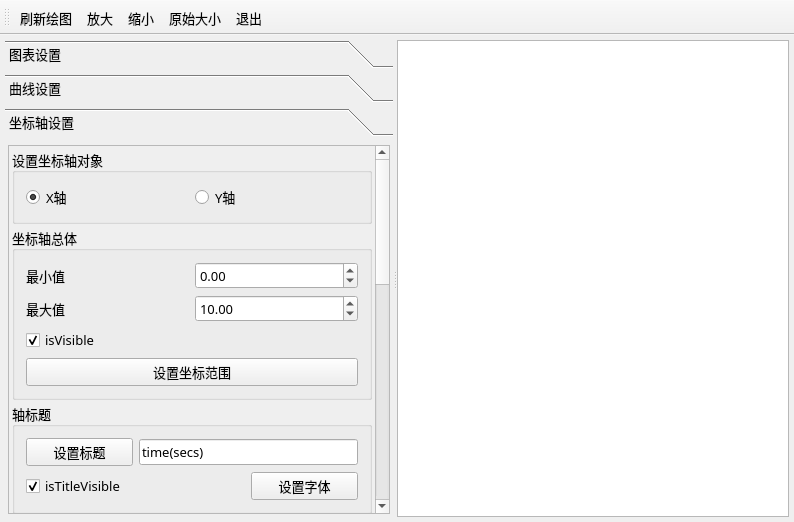
<?xml version="1.0" encoding="UTF-8"?>
<ui version="4.0">
 <class>MainWindow</class>
 <widget class="QMainWindow" name="MainWindow">
  <property name="geometry">
   <rect>
    <x>0</x>
    <y>0</y>
    <width>794</width>
    <height>522</height>
   </rect>
  </property>
  <property name="font">
   <font>
    <family>宋体</family>
    <pointsize>10</pointsize>
   </font>
  </property>
  <property name="windowTitle">
   <string>QChart绘图详细功能</string>
  </property>
  <widget class="QWidget" name="centralWidget">
   <layout class="QHBoxLayout" name="horizontalLayout">
    <property name="spacing">
     <number>5</number>
    </property>
    <property name="leftMargin">
     <number>5</number>
    </property>
    <property name="topMargin">
     <number>5</number>
    </property>
    <property name="rightMargin">
     <number>5</number>
    </property>
    <property name="bottomMargin">
     <number>5</number>
    </property>
    <item>
     <widget class="QSplitter" name="splitter">
      <property name="orientation">
       <enum>Qt::Horizontal</enum>
      </property>
      <widget class="QToolBox" name="toolBox">
       <property name="minimumSize">
        <size>
         <width>260</width>
         <height>0</height>
        </size>
       </property>
       <property name="maximumSize">
        <size>
         <width>400</width>
         <height>16777215</height>
        </size>
       </property>
       <property name="frameShape">
        <enum>QFrame::NoFrame</enum>
       </property>
       <property name="currentIndex">
        <number>2</number>
       </property>
       <widget class="QWidget" name="page">
        <property name="geometry">
         <rect>
          <x>0</x>
          <y>0</y>
          <width>400</width>
          <height>388</height>
         </rect>
        </property>
        <attribute name="icon">
         <iconset resource="res.qrc">
          <normaloff>:/images/images/3.ico</normaloff>:/images/images/3.ico</iconset>
        </attribute>
        <attribute name="label">
         <string>图表设置</string>
        </attribute>
        <layout class="QVBoxLayout" name="verticalLayout_5">
         <property name="spacing">
          <number>3</number>
         </property>
         <property name="leftMargin">
          <number>3</number>
         </property>
         <property name="topMargin">
          <number>3</number>
         </property>
         <property name="rightMargin">
          <number>3</number>
         </property>
         <property name="bottomMargin">
          <number>3</number>
         </property>
         <item>
          <widget class="QScrollArea" name="scrollArea_2">
           <property name="widgetResizable">
            <bool>true</bool>
           </property>
           <widget class="QWidget" name="scrollAreaWidgetContents_2">
            <property name="geometry">
             <rect>
              <x>0</x>
              <y>0</y>
              <width>375</width>
              <height>485</height>
             </rect>
            </property>
            <layout class="QVBoxLayout" name="verticalLayout_4">
             <item>
              <widget class="QGroupBox" name="groupBox">
               <property name="title">
                <string>标题</string>
               </property>
               <layout class="QGridLayout" name="gridLayout_2">
                <item row="0" column="0">
                 <widget class="QLineEdit" name="editTitle"/>
                </item>
                <item row="0" column="1">
                 <widget class="QPushButton" name="btnSetTitle">
                  <property name="toolTip">
                   <string>设置标题文字</string>
                  </property>
                  <property name="text">
                   <string>设置</string>
                  </property>
                 </widget>
                </item>
                <item row="1" column="0" colspan="2">
                 <widget class="QPushButton" name="btnSetTitleFont">
                  <property name="text">
                   <string>设置标题字体</string>
                  </property>
                 </widget>
                </item>
               </layout>
              </widget>
             </item>
             <item>
              <widget class="QGroupBox" name="groupBox_4">
               <property name="title">
                <string>图例</string>
               </property>
               <layout class="QGridLayout" name="gridLayout_9">
                <item row="0" column="0">
                 <widget class="QRadioButton" name="radioButton">
                  <property name="text">
                   <string>上方</string>
                  </property>
                  <property name="checked">
                   <bool>true</bool>
                  </property>
                 </widget>
                </item>
                <item row="0" column="1">
                 <widget class="QRadioButton" name="radioButton_2">
                  <property name="text">
                   <string>下方</string>
                  </property>
                 </widget>
                </item>
                <item row="1" column="0">
                 <widget class="QRadioButton" name="radioButton_3">
                  <property name="text">
                   <string>左侧</string>
                  </property>
                 </widget>
                </item>
                <item row="1" column="1">
                 <widget class="QRadioButton" name="radioButton_4">
                  <property name="text">
                   <string>右侧</string>
                  </property>
                 </widget>
                </item>
                <item row="2" column="0">
                 <widget class="QCheckBox" name="chkLegendVisible">
                  <property name="text">
                   <string>图例可见</string>
                  </property>
                  <property name="checked">
                   <bool>true</bool>
                  </property>
                 </widget>
                </item>
                <item row="2" column="1">
                 <widget class="QCheckBox" name="chkBoxLegendBackground">
                  <property name="text">
                   <string>背景可见</string>
                  </property>
                 </widget>
                </item>
                <item row="3" column="0">
                 <widget class="QPushButton" name="btnLegendFont">
                  <property name="text">
                   <string>字体</string>
                  </property>
                 </widget>
                </item>
                <item row="3" column="1">
                 <widget class="QPushButton" name="btnLegendlabelColor">
                  <property name="text">
                   <string>标签颜色</string>
                  </property>
                 </widget>
                </item>
               </layout>
              </widget>
             </item>
             <item>
              <widget class="QGroupBox" name="groupBox_2">
               <property name="title">
                <string>边距</string>
               </property>
               <layout class="QGridLayout" name="gridLayout">
                <item row="0" column="0">
                 <widget class="QLabel" name="label">
                  <property name="text">
                   <string>左边距</string>
                  </property>
                  <property name="alignment">
                   <set>Qt::AlignCenter</set>
                  </property>
                 </widget>
                </item>
                <item row="0" column="1">
                 <widget class="QSpinBox" name="spinMarginLeft">
                  <property name="minimum">
                   <number>10</number>
                  </property>
                  <property name="maximum">
                   <number>500</number>
                  </property>
                 </widget>
                </item>
                <item row="1" column="0">
                 <widget class="QLabel" name="label_2">
                  <property name="text">
                   <string>右边距</string>
                  </property>
                  <property name="alignment">
                   <set>Qt::AlignCenter</set>
                  </property>
                 </widget>
                </item>
                <item row="1" column="1">
                 <widget class="QSpinBox" name="spinMarginRight">
                  <property name="minimum">
                   <number>10</number>
                  </property>
                  <property name="maximum">
                   <number>500</number>
                  </property>
                 </widget>
                </item>
                <item row="2" column="0">
                 <widget class="QLabel" name="label_3">
                  <property name="text">
                   <string>上边距</string>
                  </property>
                  <property name="alignment">
                   <set>Qt::AlignCenter</set>
                  </property>
                 </widget>
                </item>
                <item row="2" column="1">
                 <widget class="QSpinBox" name="spinMarginTop">
                  <property name="minimum">
                   <number>10</number>
                  </property>
                  <property name="maximum">
                   <number>500</number>
                  </property>
                 </widget>
                </item>
                <item row="3" column="0">
                 <widget class="QLabel" name="label_4">
                  <property name="text">
                   <string>下边距</string>
                  </property>
                  <property name="alignment">
                   <set>Qt::AlignCenter</set>
                  </property>
                 </widget>
                </item>
                <item row="3" column="1">
                 <widget class="QSpinBox" name="spinMarginBottom">
                  <property name="minimum">
                   <number>10</number>
                  </property>
                  <property name="maximum">
                   <number>500</number>
                  </property>
                 </widget>
                </item>
                <item row="4" column="0" colspan="2">
                 <widget class="QPushButton" name="btnSetMargin">
                  <property name="text">
                   <string>设置边距</string>
                  </property>
                 </widget>
                </item>
               </layout>
              </widget>
             </item>
             <item>
              <widget class="QGroupBox" name="groupBox_15">
               <property name="title">
                <string>动画效果</string>
               </property>
               <layout class="QGridLayout" name="gridLayout_10">
                <item row="0" column="0">
                 <widget class="QLabel" name="label_6">
                  <property name="text">
                   <string>动画效果</string>
                  </property>
                  <property name="alignment">
                   <set>Qt::AlignCenter</set>
                  </property>
                 </widget>
                </item>
                <item row="0" column="1">
                 <widget class="QComboBox" name="cBoxAnimation">
                  <item>
                   <property name="text">
                    <string>NoAnimation</string>
                   </property>
                  </item>
                  <item>
                   <property name="text">
                    <string>GridAxisAnimations</string>
                   </property>
                  </item>
                  <item>
                   <property name="text">
                    <string>SeriesAnimations</string>
                   </property>
                  </item>
                  <item>
                   <property name="text">
                    <string>AllAnimations</string>
                   </property>
                  </item>
                 </widget>
                </item>
                <item row="1" column="0">
                 <widget class="QLabel" name="label_8">
                  <property name="text">
                   <string>主  题</string>
                  </property>
                  <property name="alignment">
                   <set>Qt::AlignCenter</set>
                  </property>
                 </widget>
                </item>
                <item row="1" column="1">
                 <widget class="QComboBox" name="cBoxTheme">
                  <item>
                   <property name="text">
                    <string>Light</string>
                   </property>
                  </item>
                  <item>
                   <property name="text">
                    <string>BlueCerulean</string>
                   </property>
                  </item>
                  <item>
                   <property name="text">
                    <string>Dark</string>
                   </property>
                  </item>
                  <item>
                   <property name="text">
                    <string>BrownSand</string>
                   </property>
                  </item>
                  <item>
                   <property name="text">
                    <string>BlueNcs</string>
                   </property>
                  </item>
                  <item>
                   <property name="text">
                    <string>HighContrast</string>
                   </property>
                  </item>
                  <item>
                   <property name="text">
                    <string>BlueIcy</string>
                   </property>
                  </item>
                  <item>
                   <property name="text">
                    <string>Qt</string>
                   </property>
                  </item>
                 </widget>
                </item>
               </layout>
              </widget>
             </item>
            </layout>
           </widget>
          </widget>
         </item>
        </layout>
       </widget>
       <widget class="QWidget" name="page_2">
        <property name="geometry">
         <rect>
          <x>0</x>
          <y>0</y>
          <width>400</width>
          <height>388</height>
         </rect>
        </property>
        <attribute name="icon">
         <iconset resource="res.qrc">
          <normaloff>:/images/images/dis3.ico</normaloff>:/images/images/dis3.ico</iconset>
        </attribute>
        <attribute name="label">
         <string>曲线设置</string>
        </attribute>
        <layout class="QVBoxLayout" name="verticalLayout_10">
         <property name="spacing">
          <number>3</number>
         </property>
         <property name="leftMargin">
          <number>3</number>
         </property>
         <property name="topMargin">
          <number>3</number>
         </property>
         <property name="rightMargin">
          <number>3</number>
         </property>
         <property name="bottomMargin">
          <number>3</number>
         </property>
         <item>
          <widget class="QScrollArea" name="scrollArea_3">
           <property name="widgetResizable">
            <bool>true</bool>
           </property>
           <widget class="QWidget" name="scrollAreaWidgetContents_3">
            <property name="geometry">
             <rect>
              <x>0</x>
              <y>0</y>
              <width>375</width>
              <height>400</height>
             </rect>
            </property>
            <layout class="QVBoxLayout" name="verticalLayout_9">
             <item>
              <widget class="QGroupBox" name="groupBox_12">
               <property name="maximumSize">
                <size>
                 <width>16777215</width>
                 <height>60</height>
                </size>
               </property>
               <property name="title">
                <string>选择操作序列</string>
               </property>
               <layout class="QHBoxLayout" name="horizontalLayout_3">
                <item>
                 <widget class="QRadioButton" name="radioSeries0">
                  <property name="text">
                   <string>Sin曲线</string>
                  </property>
                  <property name="checked">
                   <bool>true</bool>
                  </property>
                 </widget>
                </item>
                <item>
                 <widget class="QRadioButton" name="radioSeries1">
                  <property name="text">
                   <string>Cos曲线</string>
                  </property>
                 </widget>
                </item>
               </layout>
              </widget>
             </item>
             <item>
              <widget class="QGroupBox" name="groupBox_13">
               <property name="title">
                <string>曲线外观</string>
               </property>
               <layout class="QGridLayout" name="gridLayout_3">
                <item row="0" column="0">
                 <widget class="QPushButton" name="btnSeriesName">
                  <property name="text">
                   <string>序列名称</string>
                  </property>
                 </widget>
                </item>
                <item row="0" column="1">
                 <widget class="QLineEdit" name="editSeriesName">
                  <property name="text">
                   <string>Sin曲线</string>
                  </property>
                 </widget>
                </item>
                <item row="1" column="0">
                 <widget class="QCheckBox" name="chkSeriesVisible">
                  <property name="text">
                   <string>序列可见</string>
                  </property>
                  <property name="checked">
                   <bool>true</bool>
                  </property>
                 </widget>
                </item>
                <item row="1" column="1">
                 <widget class="QCheckBox" name="chkPointVisible">
                  <property name="text">
                   <string>数据点可见</string>
                  </property>
                 </widget>
                </item>
                <item row="2" column="0">
                 <widget class="QPushButton" name="btnSeriesColor">
                  <property name="text">
                   <string>曲线颜色</string>
                  </property>
                 </widget>
                </item>
                <item row="2" column="1">
                 <widget class="QPushButton" name="btnSeriesPen">
                  <property name="text">
                   <string>曲线Pen</string>
                  </property>
                 </widget>
                </item>
                <item row="3" column="0">
                 <widget class="QLabel" name="label_5">
                  <property name="text">
                   <string>透明度</string>
                  </property>
                  <property name="alignment">
                   <set>Qt::AlignCenter</set>
                  </property>
                 </widget>
                </item>
                <item row="3" column="1">
                 <widget class="QSlider" name="sliderSeriesOpacity">
                  <property name="maximum">
                   <number>10</number>
                  </property>
                  <property name="pageStep">
                   <number>2</number>
                  </property>
                  <property name="value">
                   <number>10</number>
                  </property>
                  <property name="orientation">
                   <enum>Qt::Horizontal</enum>
                  </property>
                 </widget>
                </item>
               </layout>
              </widget>
             </item>
             <item>
              <widget class="QGroupBox" name="groupBox_3">
               <property name="title">
                <string>数据点标签</string>
               </property>
               <layout class="QVBoxLayout" name="verticalLayout_7">
                <item>
                 <widget class="QCheckBox" name="chkPointLabelVisible">
                  <property name="text">
                   <string>数据点标签可见</string>
                  </property>
                 </widget>
                </item>
                <item>
                 <widget class="QPushButton" name="btnSeriesLabColor">
                  <property name="text">
                   <string>标签颜色</string>
                  </property>
                 </widget>
                </item>
                <item>
                 <widget class="QPushButton" name="btnSeriesLabFont">
                  <property name="text">
                   <string>标签字体</string>
                  </property>
                 </widget>
                </item>
                <item>
                 <widget class="QGroupBox" name="groupBox_14">
                  <property name="title">
                   <string>标签格式</string>
                  </property>
                  <layout class="QVBoxLayout" name="verticalLayout_6">
                   <item>
                    <widget class="QRadioButton" name="radioSeriesLabFormat0">
                     <property name="text">
                      <string>@yPoint</string>
                     </property>
                     <property name="checked">
                      <bool>true</bool>
                     </property>
                    </widget>
                   </item>
                   <item>
                    <widget class="QRadioButton" name="radioSeriesLabFormat1">
                     <property name="text">
                      <string>(@xPoint, @yPoint)</string>
                     </property>
                    </widget>
                   </item>
                  </layout>
                 </widget>
                </item>
               </layout>
              </widget>
             </item>
            </layout>
           </widget>
          </widget>
         </item>
        </layout>
       </widget>
       <widget class="QWidget" name="page_3">
        <property name="geometry">
         <rect>
          <x>0</x>
          <y>0</y>
          <width>400</width>
          <height>388</height>
         </rect>
        </property>
        <attribute name="icon">
         <iconset resource="res.qrc">
          <normaloff>:/images/images/39.ico</normaloff>:/images/images/39.ico</iconset>
        </attribute>
        <attribute name="label">
         <string>坐标轴设置</string>
        </attribute>
        <layout class="QVBoxLayout" name="verticalLayout_3">
         <property name="spacing">
          <number>3</number>
         </property>
         <property name="leftMargin">
          <number>3</number>
         </property>
         <property name="topMargin">
          <number>3</number>
         </property>
         <property name="rightMargin">
          <number>3</number>
         </property>
         <property name="bottomMargin">
          <number>3</number>
         </property>
         <item>
          <widget class="QScrollArea" name="scrollArea">
           <property name="verticalScrollBarPolicy">
            <enum>Qt::ScrollBarAsNeeded</enum>
           </property>
           <property name="widgetResizable">
            <bool>true</bool>
           </property>
           <widget class="QWidget" name="scrollAreaWidgetContents">
            <property name="geometry">
             <rect>
              <x>0</x>
              <y>-149</y>
              <width>375</width>
              <height>774</height>
             </rect>
            </property>
            <layout class="QVBoxLayout" name="verticalLayout_2">
             <property name="spacing">
              <number>3</number>
             </property>
             <property name="leftMargin">
              <number>3</number>
             </property>
             <property name="topMargin">
              <number>3</number>
             </property>
             <property name="rightMargin">
              <number>3</number>
             </property>
             <property name="bottomMargin">
              <number>3</number>
             </property>
             <item>
              <widget class="QGroupBox" name="groupBox_7">
               <property name="title">
                <string>设置坐标轴对象</string>
               </property>
               <layout class="QHBoxLayout" name="horizontalLayout_2">
                <item>
                 <widget class="QRadioButton" name="radioX">
                  <property name="text">
                   <string>X轴</string>
                  </property>
                  <property name="checked">
                   <bool>true</bool>
                  </property>
                 </widget>
                </item>
                <item>
                 <widget class="QRadioButton" name="radioY">
                  <property name="text">
                   <string>Y轴</string>
                  </property>
                  <property name="checked">
                   <bool>false</bool>
                  </property>
                 </widget>
                </item>
               </layout>
              </widget>
             </item>
             <item>
              <widget class="QGroupBox" name="groupBox_8">
               <property name="title">
                <string>坐标轴总体</string>
               </property>
               <layout class="QGridLayout" name="gridLayout_4">
                <item row="0" column="0">
                 <widget class="QLabel" name="label_7">
                  <property name="text">
                   <string>最小值</string>
                  </property>
                 </widget>
                </item>
                <item row="0" column="1">
                 <widget class="QDoubleSpinBox" name="spinAxisMin">
                  <property name="minimum">
                   <double>-1000.000000000000000</double>
                  </property>
                  <property name="maximum">
                   <double>1000.000000000000000</double>
                  </property>
                 </widget>
                </item>
                <item row="1" column="0">
                 <widget class="QLabel" name="label_11">
                  <property name="text">
                   <string>最大值</string>
                  </property>
                 </widget>
                </item>
                <item row="1" column="1">
                 <widget class="QDoubleSpinBox" name="spinAxisMax">
                  <property name="minimum">
                   <double>-1000.000000000000000</double>
                  </property>
                  <property name="maximum">
                   <double>1000.000000000000000</double>
                  </property>
                  <property name="value">
                   <double>10.000000000000000</double>
                  </property>
                 </widget>
                </item>
                <item row="2" column="0" colspan="2">
                 <widget class="QCheckBox" name="chkBoxVisible">
                  <property name="text">
                   <string>isVisible</string>
                  </property>
                  <property name="checked">
                   <bool>true</bool>
                  </property>
                 </widget>
                </item>
                <item row="3" column="0" colspan="2">
                 <widget class="QPushButton" name="btnSetAxisRange">
                  <property name="text">
                   <string>设置坐标范围</string>
                  </property>
                 </widget>
                </item>
               </layout>
              </widget>
             </item>
             <item>
              <widget class="QGroupBox" name="groupBox_6">
               <property name="title">
                <string>轴标题</string>
               </property>
               <layout class="QGridLayout" name="gridLayout_6">
                <item row="0" column="1" colspan="2">
                 <widget class="QLineEdit" name="editAxisTitle">
                  <property name="text">
                   <string>time(secs)</string>
                  </property>
                 </widget>
                </item>
                <item row="1" column="2">
                 <widget class="QPushButton" name="btnAxisSetTitleFont">
                  <property name="text">
                   <string>设置字体</string>
                  </property>
                 </widget>
                </item>
                <item row="0" column="0">
                 <widget class="QPushButton" name="btnAxisSetTitle">
                  <property name="text">
                   <string>设置标题</string>
                  </property>
                 </widget>
                </item>
                <item row="1" column="0" colspan="2">
                 <widget class="QCheckBox" name="chkBoxAxisTitle">
                  <property name="text">
                   <string>isTitleVisible</string>
                  </property>
                  <property name="checked">
                   <bool>true</bool>
                  </property>
                 </widget>
                </item>
               </layout>
              </widget>
             </item>
             <item>
              <widget class="QGroupBox" name="groupBox_10">
               <property name="title">
                <string>轴刻度标签</string>
               </property>
               <layout class="QGridLayout" name="gridLayout_7">
                <item row="0" column="0">
                 <widget class="QPushButton" name="pushButton">
                  <property name="text">
                   <string>标签格式</string>
                  </property>
                 </widget>
                </item>
                <item row="0" column="1">
                 <widget class="QLineEdit" name="editAxisLabelFormat">
                  <property name="text">
                   <string>%.1f</string>
                  </property>
                 </widget>
                </item>
                <item row="1" column="0">
                 <widget class="QPushButton" name="btnAxisLabelColor">
                  <property name="text">
                   <string>文字颜色</string>
                  </property>
                 </widget>
                </item>
                <item row="1" column="1">
                 <widget class="QPushButton" name="btnAxisLabelFont">
                  <property name="text">
                   <string>设置字体</string>
                  </property>
                 </widget>
                </item>
                <item row="2" column="0" colspan="2">
                 <widget class="QCheckBox" name="chkBoxLabelsVisible">
                  <property name="text">
                   <string>labelsVisible</string>
                  </property>
                  <property name="checked">
                   <bool>true</bool>
                  </property>
                 </widget>
                </item>
               </layout>
              </widget>
             </item>
             <item>
              <widget class="QGroupBox" name="groupBox_11">
               <property name="title">
                <string>GridLine</string>
               </property>
               <layout class="QVBoxLayout" name="verticalLayout">
                <item>
                 <widget class="QCheckBox" name="chkGridLineVisible">
                  <property name="text">
                   <string>isGridLineVisible</string>
                  </property>
                  <property name="checked">
                   <bool>true</bool>
                  </property>
                 </widget>
                </item>
                <item>
                 <widget class="QPushButton" name="btnGridLineColor">
                  <property name="text">
                   <string>gridLineColor</string>
                  </property>
                 </widget>
                </item>
                <item>
                 <widget class="QPushButton" name="pushButton_10">
                  <property name="text">
                   <string>gridLinePen</string>
                  </property>
                 </widget>
                </item>
               </layout>
              </widget>
             </item>
             <item>
              <widget class="QGroupBox" name="groupBox_9">
               <property name="title">
                <string>Axis and Ticks</string>
               </property>
               <layout class="QGridLayout" name="gridLayout_5">
                <item row="3" column="0" colspan="2">
                 <widget class="QPushButton" name="btnAxisLinePenColor">
                  <property name="text">
                   <string>linePenColor</string>
                  </property>
                 </widget>
                </item>
                <item row="0" column="1">
                 <widget class="QSpinBox" name="spinTickCount">
                  <property name="minimum">
                   <number>1</number>
                  </property>
                  <property name="maximum">
                   <number>1000</number>
                  </property>
                  <property name="value">
                   <number>10</number>
                  </property>
                 </widget>
                </item>
                <item row="1" column="0" colspan="2">
                 <widget class="QCheckBox" name="chkAxisLineVisible">
                  <property name="text">
                   <string>isLineVisible</string>
                  </property>
                  <property name="checked">
                   <bool>true</bool>
                  </property>
                 </widget>
                </item>
                <item row="0" column="0">
                 <widget class="QLabel" name="label_9">
                  <property name="text">
                   <string>Tick个数</string>
                  </property>
                  <property name="alignment">
                   <set>Qt::AlignCenter</set>
                  </property>
                 </widget>
                </item>
                <item row="2" column="0" colspan="2">
                 <widget class="QPushButton" name="btnAxisLinePen">
                  <property name="text">
                   <string>linePen</string>
                  </property>
                 </widget>
                </item>
               </layout>
              </widget>
             </item>
             <item>
              <widget class="QGroupBox" name="groupBox_5">
               <property name="title">
                <string>MinorTick</string>
               </property>
               <layout class="QGridLayout" name="gridLayout_8">
                <item row="0" column="0">
                 <widget class="QLabel" name="label_10">
                  <property name="text">
                   <string>MinorTick个数</string>
                  </property>
                  <property name="alignment">
                   <set>Qt::AlignCenter</set>
                  </property>
                 </widget>
                </item>
                <item row="0" column="1">
                 <widget class="QSpinBox" name="spinMinorTickCount">
                  <property name="value">
                   <number>4</number>
                  </property>
                 </widget>
                </item>
                <item row="1" column="0" colspan="2">
                 <widget class="QCheckBox" name="chkMinorTickVisible">
                  <property name="text">
                   <string>isMinorGridLineVisible</string>
                  </property>
                 </widget>
                </item>
                <item row="2" column="0" colspan="2">
                 <widget class="QPushButton" name="btnMinorColor">
                  <property name="text">
                   <string>minorGridLineColor</string>
                  </property>
                 </widget>
                </item>
                <item row="3" column="0" colspan="2">
                 <widget class="QPushButton" name="btnMinorPen">
                  <property name="text">
                   <string>minorGridLinePen</string>
                  </property>
                 </widget>
                </item>
               </layout>
              </widget>
             </item>
            </layout>
           </widget>
          </widget>
         </item>
        </layout>
       </widget>
      </widget>
      <widget class="QChartView" name="chartView"/>
     </widget>
    </item>
   </layout>
  </widget>
  <widget class="QToolBar" name="mainToolBar">
   <property name="toolButtonStyle">
    <enum>Qt::ToolButtonTextBesideIcon</enum>
   </property>
   <attribute name="toolBarArea">
    <enum>TopToolBarArea</enum>
   </attribute>
   <attribute name="toolBarBreak">
    <bool>false</bool>
   </attribute>
   <addaction name="actDraw"/>
   <addaction name="actZoomIn"/>
   <addaction name="actZoomOut"/>
   <addaction name="actZoomReset"/>
   <addaction name="actQuit"/>
  </widget>
  <action name="actDraw">
   <property name="icon">
    <iconset resource="res.qrc">
     <normaloff>:/images/images/828.bmp</normaloff>:/images/images/828.bmp</iconset>
   </property>
   <property name="text">
    <string>刷新绘图</string>
   </property>
   <property name="toolTip">
    <string>刷新绘图</string>
   </property>
  </action>
  <action name="actQuit">
   <property name="icon">
    <iconset resource="res.qrc">
     <normaloff>:/images/images/132.bmp</normaloff>:/images/images/132.bmp</iconset>
   </property>
   <property name="text">
    <string>退出</string>
   </property>
   <property name="toolTip">
    <string>退出</string>
   </property>
  </action>
  <action name="actZoomIn">
   <property name="icon">
    <iconset resource="res.qrc">
     <normaloff>:/images/images/418.bmp</normaloff>:/images/images/418.bmp</iconset>
   </property>
   <property name="text">
    <string>放大</string>
   </property>
   <property name="toolTip">
    <string>放大</string>
   </property>
  </action>
  <action name="actZoomOut">
   <property name="icon">
    <iconset resource="res.qrc">
     <normaloff>:/images/images/416.bmp</normaloff>:/images/images/416.bmp</iconset>
   </property>
   <property name="text">
    <string>缩小</string>
   </property>
   <property name="toolTip">
    <string>缩小</string>
   </property>
  </action>
  <action name="actZoomReset">
   <property name="icon">
    <iconset resource="res.qrc">
     <normaloff>:/images/images/414.bmp</normaloff>:/images/images/414.bmp</iconset>
   </property>
   <property name="text">
    <string>原始大小</string>
   </property>
   <property name="toolTip">
    <string>还原为原始大小</string>
   </property>
  </action>
 </widget>
 <layoutdefault spacing="6" margin="11"/>
 <customwidgets>
  <customwidget>
   <class>QChartView</class>
   <extends>QGraphicsView</extends>
   <header location="global">qchartview.h</header>
  </customwidget>
 </customwidgets>
 <resources>
  <include location="res.qrc"/>
 </resources>
 <connections>
  <connection>
   <sender>actQuit</sender>
   <signal>triggered()</signal>
   <receiver>MainWindow</receiver>
   <slot>close()</slot>
   <hints>
    <hint type="sourcelabel">
     <x>-1</x>
     <y>-1</y>
    </hint>
    <hint type="destinationlabel">
     <x>389</x>
     <y>242</y>
    </hint>
   </hints>
  </connection>
 </connections>
</ui>
